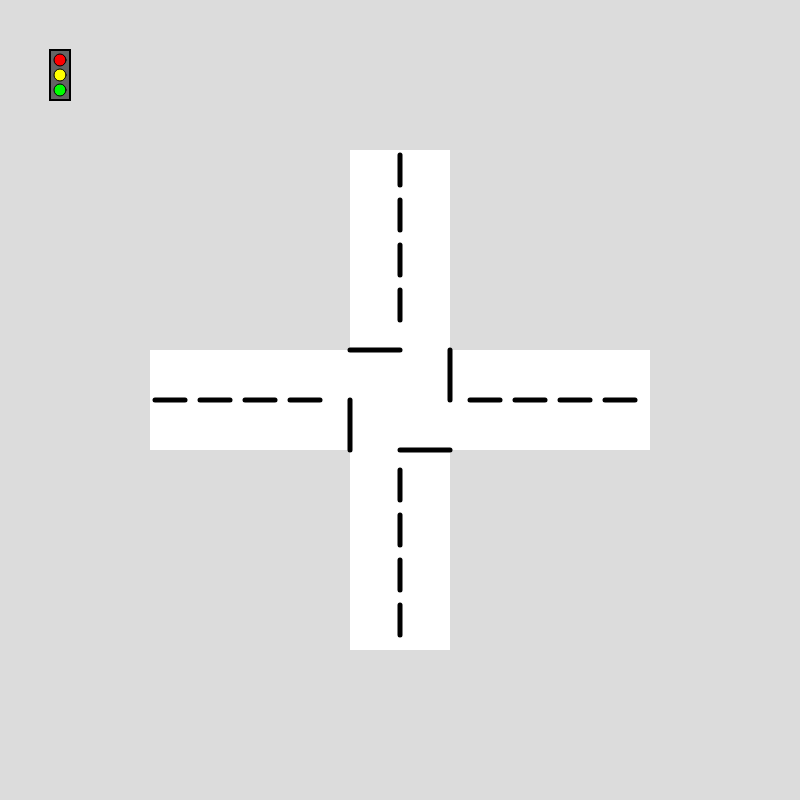
Frame 1 (no input)
Frame 60 (no input): identical to frame 1, image omitted
Frame 120 (the mouse pressed at the canvas centre since frame 60): identical to frame 1, image omitted

The p5.js sketch that drew this single still picture (run headless with seeded random() and noise() and a simulated clock; from frame 60 on, the mouse is pressed at the canvas centre):

// p5.js sketch
// ── sketch.js
function setup() {
  createCanvas(800, 800);
}

var pos = 45;

function draw() {
  background(220);
  drawStreet();

  let light = new TrafficLight(50, 50);
  light.display();
}

function drawStreet() {
  fill(color(255, 255, 255));
  noStroke();
  rect(350, 150, 100, 500);
  rect(150, 350, 500, 100);

  // top to bottom
  strokeWeight(5);
  stroke(0);
  line(400, 155, 400, 185);
  line(400, 200, 400, 230);
  line(400, 245, 400, 275);
  line(400, 290, 400, 320);
  line(400, 470, 400, 500);
  line(400, 515, 400, 545);
  line(400, 560, 400, 590);
  line(400, 605, 400, 635);

  // left to right
  line(155, 400, 185, 400);
  line(200, 400, 230, 400);
  line(245, 400, 275, 400);
  line(290, 400, 320, 400);
  line(470, 400, 500, 400);
  line(515, 400, 545, 400);
  line(560, 400, 590, 400);
  line(605, 400, 635, 400);

  // stop lines

  line(350, 350, 400, 350);
  line(450, 350, 450, 400);
  line(400, 450, 450, 450);
  line(350, 450, 350, 400);
}
// ── lamp.js
class Lamp {
  constructor(col, x, y) {
    if (col === "red") {
      this.color = color(255, 0, 0);
    } else if (col === "yellow") {
      this.color = color(255, 255, 0);
    } else if (col === "green") {
      this.color = color(0, 255, 0);
    } else {
      throw Error("error");
    }

    this.x = x;
    this.y = y;
  }

  display() {
    strokeWeight(1);
    fill(this.color);
    ellipse(this.x, this.y , 12, 12);
  }
}
// ── lightsController.js
class LightsController {
    constructor(lightBottom, lightRight, lightLeft, lightTop) {
        this.lightBottom = lightBottom;
        this.lightRight = lightRight;
        this.lightLeft = lightLeft;
        this.lightTop = lightTop;
    }

    runDefaultControl() {
        let counter = 0;
        setInterval(() => {
            switch (counter) {
                case 0: 
                case 1: {
                    this.lightLeft.turnOffYellow()
                    this.lightRight.turnOffYellow();
                    
                    this.lightBottom.turnOnRed();
                    this.lightTop.turnOnRed();

                    this.lightLeft.turnOnRed();
                    this.lightRight.turnOnRed();
                    break;
                } 
                case 2: {
                    this.lightTop.turnOnYellow();
                    this.lightBottom.turnOnYellow();                   
                    break;
                } 
                case 3:
                case 4: {
                    this.lightTop.turnOffRed();
                    this.lightTop.turnOffYellow();
                    this.lightTop.turnOnGreen();

                    this.lightBottom.turnOffRed();
                    this.lightBottom.turnOffYellow();
                    this.lightBottom.turnOnGreen();
                    break;
                } 
                case 5: {
                    this.lightTop.turnOffGreen();
                    this.lightTop.turnOnYellow();

                    this.lightBottom.turnOffGreen();
                    this.lightBottom.turnOnYellow();
                    break;
                } 
                case 6: 
                case 7: {
                    this.lightTop.turnOffYellow();
                    this.lightTop.turnOnRed();

                    this.lightBottom.turnOffYellow();
                    this.lightBottom.turnOnRed();
                    break;
                }   
                case 8: {
                    this.lightLeft.turnOnYellow();
                    this.lightRight.turnOnYellow();
                    break;
                }  
                case 9:
                case 10: {
                    this.lightLeft.turnOffYellow();
                    this.lightLeft.turnOffRed();
                    this.lightLeft.turnOnGreen();

                    this.lightRight.turnOffYellow();
                    this.lightRight.turnOffRed();
                    this.lightRight.turnOnGreen();
                    break;
                }               
                case 11: {
                    this.lightLeft.turnOffGreen();
                    this.lightLeft.turnOnYellow();

                    this.lightRight.turnOffGreen();
                    this.lightRight.turnOnYellow();
                    counter = 0;
                    break;
                }                
            }
            counter++;            
        }, 1000);
    }
}
// ── trafficLight.js
class TrafficLight {
  constructor(x, y, orientation) {
    this.x = x;
    this.y = y;
    this.orientation = orientation;
  }

  display() {
    strokeWeight(2);
    fill(color(100, 100 , 100));
    rect(this.x, this.y, 20, 50);

    const red = new Lamp("red", this.x + 10, this.y + 10)
    red.display();

    const yellow = new Lamp("yellow", this.x + 10, this.y + 25)
    yellow.display();

    const green = new Lamp("green", this.x + 10, this.y + 40)
    green.display();
  }

  turnRed() {

  }

  turnGreen() {

  }
}
